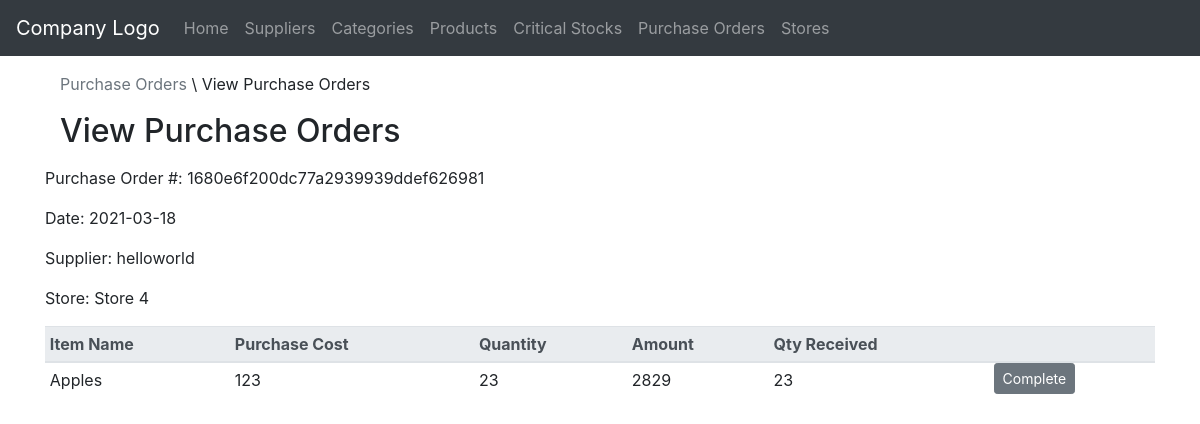
Page /purchase_orders/view.php?id=1680e6f200dc77a2939939ddef626981 on the committed database.
### tables this page shows
CREATE TABLE `purchase_orders` (
  `purchase_order_id` varchar(32) NOT NULL,
  `supplier_id` int(11) NOT NULL,
  `store_id` int(11) NOT NULL,
  `order_date` varchar(10) NOT NULL,
  `delivery_date` varchar(10) NOT NULL,
  `status` varchar(20) NOT NULL,
  `subtotal` float NOT NULL,
  `additional_cost` float DEFAULT NULL,
  `received_on` varchar(10) DEFAULT NULL
);

CREATE TABLE `suppliers` (
  `Id` int(11) NOT NULL,
  `CompanyName` varchar(255) NOT NULL,
  `Address` varchar(255) DEFAULT NULL,
  `ContactNumber` varchar(13) DEFAULT NULL,
  `Email` varchar(255) DEFAULT NULL
);

CREATE TABLE `stores` (
  `Id` int(11) NOT NULL,
  `Name` varchar(255) NOT NULL,
  `Address` varchar(255) DEFAULT NULL,
  `ContactNumber` varchar(13) DEFAULT NULL
);

CREATE TABLE `po_products` (
  `po_id` varchar(32) NOT NULL,
  `product_code` varchar(13) NOT NULL,
  `cost` float NOT NULL,
  `quantity` int(11) NOT NULL,
  `amount` float NOT NULL,
  `received` int(11) NOT NULL DEFAULT 0
);

CREATE TABLE `products` (
  `ProductCode` varchar(13) NOT NULL,
  `ItemName` varchar(255) NOT NULL,
  `Description` varchar(255) DEFAULT NULL,
  `Dimensions` varchar(255) DEFAULT NULL,
  `CategoryId` int(11) DEFAULT NULL,
  `SellingPrice` float NOT NULL,
  `Stocks` int(11) NOT NULL,
  `Re-Order` int(11) NOT NULL
);

### private/functions.php (called while the page is built, shortened)
<?php
function url_for($script_path) {
  if($script_path[0] != '/') {
    $script_path = "/" . $script_path;
  }
  return WWW_ROOT . $script_path;
}
function h($string="") {
  return htmlspecialchars($string);
}
?>

### private/db_functions.php (called while the page is built, shortened)
<?php
  function db_escape($connection, $string) {
    return mysqli_real_escape_string($connection, $string);
  }
?>

### private/query_functions.php (called while the page is built, shortened)
<?php
  function find_supplier_by_id($id, $options=[]) {
    global $db;
    $sql = "SELECT * FROM suppliers ";
    $sql .= "WHERE Id='" . db_escape($db, $id) . "' ";
    $result = mysqli_query($db, $sql);
    $supplier = mysqli_fetch_assoc($result);
    return $supplier;
  }
 function find_product_by_pcode($pCode, $options=[]) {
    global $db;
    $sql = "SELECT * FROM products ";
    $sql .= "WHERE ProductCode='" . db_escape($db, $pCode) . "' ";
    $result = mysqli_query($db, $sql);
    $product = mysqli_fetch_assoc($result);
    return $product;
  }
  function find_store_by_id($id, $options=[]) {
    global $db;
    $sql = "SELECT * FROM stores ";
    $sql .= "WHERE Id='" . db_escape($db, $id) . "' ";
    $result = mysqli_query($db, $sql);
    $store = mysqli_fetch_assoc($result);
    return $store;
  }
   function find_po_by_id($id, $options=[]) {
    global $db;
    $sql = "SELECT * FROM purchase_orders ";
    $sql .= "WHERE purchase_order_id='" . db_escape($db, $id) . "' ";
    $result = mysqli_query($db, $sql);
    $po = mysqli_fetch_assoc($result);
    return $po;
  }
   function find_products_by_po_id($id, $options=[]) {
    global $db;
    $sql = "SELECT * FROM po_products ";
    $sql .= "WHERE po_id='" . db_escape($db, $id) . "' ";
    $result = mysqli_query($db, $sql);
    return $result;
  }
?>

### public/purchase_orders/view.php (the view, shortened to what this page needs)
<?php
 $id = $_GET['id'];
 $po = find_po_by_id($id);
 $product_list = find_products_by_po_id($id);
?>
<?php require('../../private/shared/public_header.php');?>
<?php require('../../private/shared/public_navigation.php');?>
<div class="container">
  <p class="my-3 col-sm-7 col-12 text-sm-left text-center"><a  class="text-secondary"href="<?php echo url_for('purchase_orders/index.php')?>">Purchase Orders</a> \ View Purchase Orders</p>
  <h2 class="my-3 col-sm-7 col-12 text-sm-left text-center">View Purchase Orders</h2>
  <div>
  	<p>Purchase Order #: <?php echo $po['purchase_order_id']?></p>
  </div>
  <div>
  	<p>Date: <?php echo $po['order_date']?></p>
  </div>
  <div>
  	<p>Supplier: <?php $supplier = find_supplier_by_id($po['supplier_id']);
                 echo $supplier['CompanyName']?>
    </p>
  </div>
  <div>
  	<p>Store: <?php  $store = find_store_by_id($po['store_id']);
                     echo $store['Name'];?></p>
  </div>
 <table class="mx-auto table table-sm table-hover table-responsive-md">
    <thead class="thead-light">
        <tr>
          <th>Item Name</th>
          <th>Purchase Cost</th>
          <th>Quantity</th>
          <th>Amount</th>
          <th>Qty Received</th>
          <th></th>
        </tr>
    </thead>
    <tbody>
    <?php if (mysqli_num_rows($product_list)>0){
     while($product = mysqli_fetch_assoc($product_list)) { ?>
    	<tr>
        <td><?php
        $item = find_product_by_pcode($product['product_code']);
        echo $item['ItemName'];
        ?></td>
        <td><?php echo h($product['cost']); ?></td>
        <td class="dbQty"><?php echo h($product['quantity']); ?></td>
        <td><?php echo h($product['amount']); ?></td>
        <td class="dbQtyReceived"><?php echo h($product['received']); ?></td>
    	</tr>
    <?php }}?>
    </tbody>
  </table>
<?php require('../../private/shared/public_footer.php');?>
</body>

### rows in the picture
purchase_orders: purchase_order_id "1680e6f200dc77a2939939ddef626981", order_date "2021-03-18"
suppliers: CompanyName "helloworld"
stores: Name "Store 4"
po_products: product_code.ItemName "Apples", cost "123", quantity "23", amount "2829", received "23"
